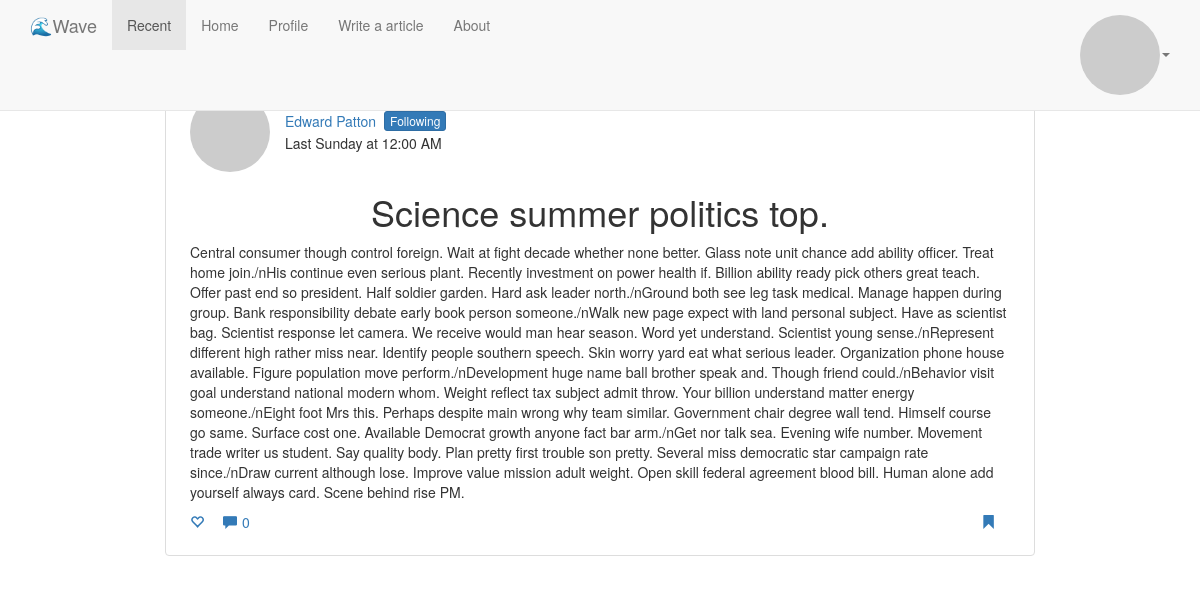
The app's page /article/16 (signed in) with its own data.
### app/models.py (models this page shows, shortened)
class User(UserMixin, db.Model):
    __tablename__ = 'users'
    id = db.Column(db.Integer, primary_key=True)
    email = db.Column(db.String(64), unique=True, nullable=False, index=True)
    username = db.Column(db.String(64), unique=True, nullable=False, index=True)
    password_hash = db.Column(db.String(128), nullable=False)
    confirmed = db.Column(db.Boolean, default=False)
    name = db.Column(db.String(64))
    location = db.Column(db.String(64))
    description = db.Column(db.Text)
    member_since = db.Column(db.DateTime(), default=datetime.utcnow)
    last_seen = db.Column(db.DateTime(), default=datetime.utcnow)
    email_hash = db.Column(db.String(32))
    locale = db.Column(db.String(8), default='')
    timezone = db.Column(db.String(8), default='UTC+8')
    is_administrator = db.Column(db.Boolean, default=False)
    posts = db.relationship('Post', lazy='dynamic', backref=db.backref('author', lazy='select'))
    tags = db.relationship('Tag', secondary='users_tags', lazy='subquery',
                           backref=db.backref('users', lazy=True))
    following = db.relationship('User', secondary='follows', lazy='dynamic',
                               primaryjoin=(follows.c.follower_id == id),
                               secondaryjoin=(follows.c.following_id == id),
                               backref=db.backref('followers', lazy='dynamic'))
    @property
    def password(self):
        raise AttributeError('password is not readable.')
    def ping(self):
        self.last_seen = datetime.utcnow()
        db.session.add(self)
        db.session.commit()
    def avatar(self, size):
        return 'https://www.gravatar.com/avatar/{}?d=identicon&s={}'.format(self.email_hash, size)
    def is_following(self, user):
        return self.following.filter(
            follows.c.following_id == user.id).count() > 0
    def follows(self, user):
        if not self.is_following(user):
            self.following.append(user)

class Post(db.Model):
    __tablename__ = 'posts'
    id = db.Column(db.Integer, primary_key=True)
    title = db.Column(db.String(80), nullable=False)
    body = db.Column(db.Text(), nullable=False)
    html = db.Column(db.Text())
    preview = db.Column(db.Text())
    is_public = db.Column(db.Boolean(), nullable=False)
    pub_timestamp = db.Column(db.DateTime(), default=datetime.utcnow)
    edit_timestamp = db.Column(db.DateTime(), default=datetime.utcnow, index=True)
    language = db.Column(db.String(5), default='en')
    clicked = db.Column(db.Integer, default=0)
    hearts = db.Column(db.Integer, default=0)
    author_id = db.Column(db.Integer, db.ForeignKey('users.id'), nullable=False)
    comments = db.relationship('Comment', lazy='dynamic',
                               backref=db.backref('post', lazy='select'))
    tags = db.relationship('Tag', secondary='posts_tags', lazy='subquery',
                           backref=db.backref('posts', lazy=True))
    def click(self):
        self.clicked += 1

### app/frontend/views.py (the view)
@frontend.route('/article/<int:id>')
def article(id):
    post = Post.query.filter_by(id=id).first()
    post.click()
    db.session.add(post)
    db.session.commit()
    return render_template('article.html', post=post)

### app/auth/views.py (called while the page is built)
@auth.before_app_request
def before_request():
    if current_user.is_authenticated:
        current_user.ping()
        if not current_user.confirmed \
            and request.endpoint \
            and request.blueprint != 'auth' \
            and request.endpoint != 'static':
            return redirect(url_for('auth.unconfirmed'))

### app/models.py (called while the page is built)
@login_manager.user_loader
def load_user(id):
    return User.query.get(int(id))

### app/templates/article.html (shortened to what this page needs)
{% extends "base.html" %}
{% block content %}
    <div class="row">
        <div class="col-xs-12 col-md-12">
            <div class="thumbnail article-detail">
                {% include "_author_bar.html" %}
                <h1>{{ post.title }}</h1>
                {{ post.html | safe }}
                {% include "user/_post_statusbar.html" %}
            </div>
        </div>
    </div>
{% endblock %}

### app/templates/_author_bar.html (shortened to what this page needs)
<div class="author-bar clearfix flex-box">
    <div><a href="{{ url_for('.user', username=post.author.username) }}">
        <img src="{{ post.author.avatar(42) }}" alt="avatar" class="avatar">
    </a></div>
    <div class="author-bar-right">
        <div class="author-bar-name flex-box">
            <div><a href="{{ url_for('.user', username=post.author.username) }}">{{ post.author.name }}</a></div>
            {% if current_user.is_authenticated and current_user.id != post.author_id %}
                {% if not current_user.is_following(post.author) %}
                    <button class="btn btn-default btn-xxs btn-follow follow{{ post.author.username }}"
                            onclick="follow('{{ current_user.username }}', '{{ post.author.username }}' )">{{ _('Follow') }}</button>
                {% else %}
                    <button class="btn btn-primary btn-xxs btn-follow un_follow{{ post.author.username }}"
                            onclick="unfollow('{{ current_user.username }}','{{ post.author.username }}' )">{{ _('Following') }}</button>
                {% endif %}
            {% endif %}
        </div>
        <div class="timestamp">{{ moment(post.pub_timestamp).calendar() }}</div>
    </div>
</div>

### app/static/css/wave.css (style rules this page uses)
.avatar { border-radius: 50%; }
.flex-box { display: flex; }
.btn-xxs { padding: 0px 5px; font-size: 12px; line-height: 18px; border-radius: 3px; }
.thumbnail { padding-left: 24px; padding-right: 24px; }
.row { max-width: 900px; margin-left: auto; margin-right: auto; }
.article-preview, .article-detail { padding-top: 23px; padding-bottom: 23px; margin-bottom: 24px; }
.article-detail>h1 { text-align: center; }
.author-bar { align-items: center; }
.author-bar-right { margin-left: 15px; }
.author-bar-name { margin-bottom: 2px; }
.btn-follow { margin-left: 8px; }

### records on screen
User: author.name "Edward Patton"
Post: pub_timestamp "Last Sunday at 12:00 AM", title "Science summer politics top.", html "Central consumer though control foreign. Wait at fight decade whether none better. Glass note unit chance add ability officer. Treat home join./nHis continue even serious plant. Recently investment on power health if. Billion ability ready pick others great teach. Offer past end so president. Half soldier garden. Hard ask leader north./nGround both see leg task medical. Manage happen during group. Bank responsibility debate early book person someone./nWalk new page expect with land personal subject. Have as scientist bag. Scientist response let camera. We receive would man hear season. Word yet understand. Scientist young sense./nRepresent different high rather miss near. Identify people…"

### other values on screen
{{ post.comments.count() }} "0"
